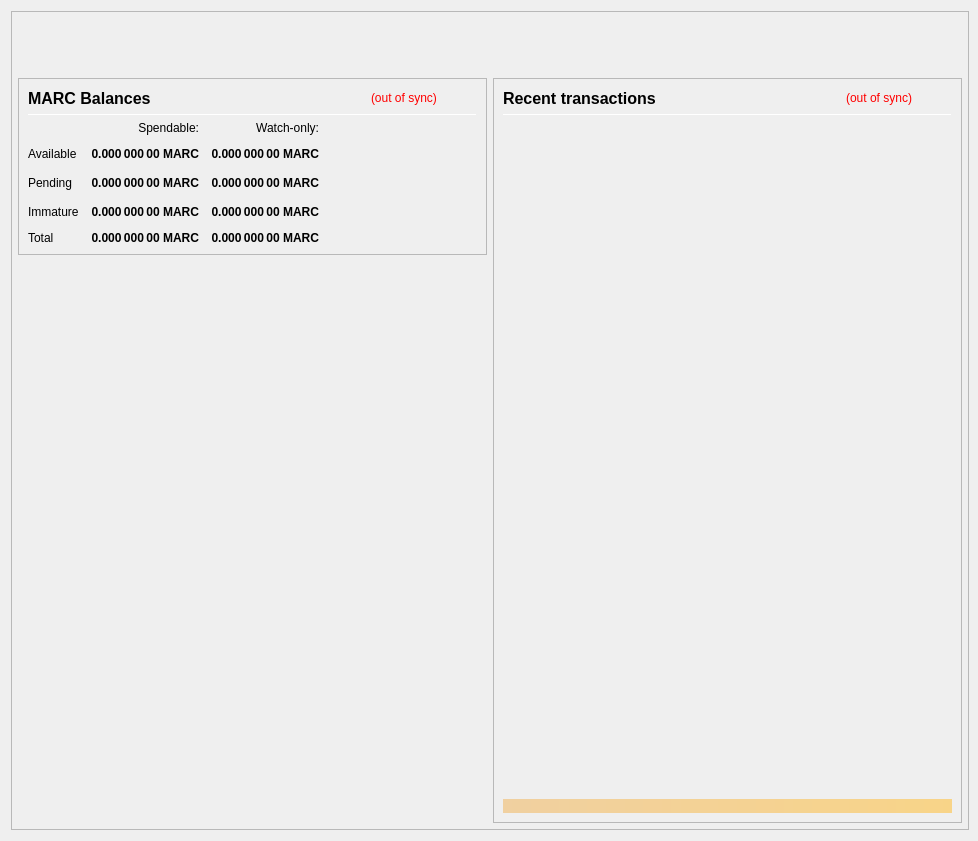
<?xml version="1.0" encoding="UTF-8"?>
<ui version="4.0">
 <class>OverviewPage</class>
 <widget class="QWidget" name="OverviewPage">
  <property name="geometry">
   <rect>
    <x>0</x>
    <y>0</y>
    <width>978</width>
    <height>841</height>
   </rect>
  </property>
  <property name="minimumSize">
   <size>
    <width>960</width>
    <height>682</height>
   </size>
  </property>
  <property name="font">
   <font>
    <weight>50</weight>
    <bold>false</bold>
   </font>
  </property>
  <property name="windowTitle">
   <string>Form</string>
  </property>
  <layout class="QVBoxLayout" name="topLayout" stretch="0">
   <property name="rightMargin">
    <number>9</number>
   </property>
   <item>
    <widget class="QFrame" name="frame_BG">
     <property name="minimumSize">
      <size>
       <width>850</width>
       <height>610</height>
      </size>
     </property>
     <property name="maximumSize">
      <size>
       <width>16777215</width>
       <height>16777215</height>
      </size>
     </property>
     <property name="frameShape">
      <enum>QFrame::StyledPanel</enum>
     </property>
     <property name="frameShadow">
      <enum>QFrame::Raised</enum>
     </property>
     <layout class="QVBoxLayout" name="verticalLayout_3" stretch="0">
      <property name="leftMargin">
       <number>0</number>
      </property>
      <property name="topMargin">
       <number>0</number>
      </property>
      <property name="rightMargin">
       <number>0</number>
      </property>
      <property name="bottomMargin">
       <number>6</number>
      </property>
      <item>
       <layout class="QVBoxLayout" name="verticalLayout_Master" stretch="0,1">
        <property name="leftMargin">
         <number>0</number>
        </property>
        <property name="topMargin">
         <number>0</number>
        </property>
        <property name="rightMargin">
         <number>0</number>
        </property>
        <property name="bottomMargin">
         <number>0</number>
        </property>
        <item>
         <widget class="QFrame" name="frame_Header">
          <layout class="QVBoxLayout" name="verticalLayout_Header" stretch="0">
           <property name="leftMargin">
            <number>0</number>
           </property>
           <property name="topMargin">
            <number>0</number>
           </property>
           <property name="rightMargin">
            <number>0</number>
           </property>
           <property name="bottomMargin">
            <number>0</number>
           </property>
           <item>
            <layout class="QHBoxLayout" name="horizontalLayout_Header" stretch="1,0">
             <property name="spacing">
              <number>6</number>
             </property>
             <item>
              <spacer name="horizontalSpacer_Header">
               <property name="orientation">
                <enum>Qt::Horizontal</enum>
               </property>
               <property name="sizeHint" stdset="0">
                <size>
                 <width>40</width>
                 <height>20</height>
                </size>
               </property>
              </spacer>
             </item>
             <item>
              <widget class="QLabel" name="labelOverviewHeaderRight">
               <property name="minimumSize">
                <size>
                 <width>464</width>
                 <height>60</height>
                </size>
               </property>
               <property name="maximumSize">
                <size>
                 <width>16777215</width>
                 <height>60</height>
                </size>
               </property>
               <property name="font">
                <font>
                 <pointsize>14</pointsize>
                </font>
               </property>
               <property name="text">
                <string/>
               </property>
               <property name="alignment">
                <set>Qt::AlignRight|Qt::AlignTrailing|Qt::AlignVCenter</set>
               </property>
              </widget>
             </item>
            </layout>
           </item>
          </layout>
         </widget>
        </item>
        <item>
         <widget class="QFrame" name="frame_Content">
          <layout class="QVBoxLayout" name="verticalLayout_Content">
           <property name="leftMargin">
            <number>6</number>
           </property>
           <property name="topMargin">
            <number>0</number>
           </property>
           <property name="rightMargin">
            <number>6</number>
           </property>
           <property name="bottomMargin">
            <number>0</number>
           </property>
           <item>
            <layout class="QHBoxLayout" name="horizontalLayout_Content" stretch="1,1">
             <property name="spacing">
              <number>6</number>
             </property>
             <item>
              <layout class="QVBoxLayout" name="verticalLayout_left" stretch="0,0">
               <item>
                <widget class="QFrame" name="frameBalances">
                 <property name="frameShape">
                  <enum>QFrame::StyledPanel</enum>
                 </property>
                 <property name="frameShadow">
                  <enum>QFrame::Raised</enum>
                 </property>
                 <layout class="QVBoxLayout" name="verticalLayout_4">
                  <item>
                   <layout class="QHBoxLayout" name="hlBalancesHeader" stretch="2,0,0">
                    <property name="spacing">
                     <number>6</number>
                    </property>
                    <item>
                     <widget class="QLabel" name="labelBalances">
                      <property name="minimumSize">
                       <size>
                        <width>0</width>
                        <height>0</height>
                       </size>
                      </property>
                      <property name="font">
                       <font>
                        <pointsize>12</pointsize>
                        <weight>75</weight>
                        <bold>true</bold>
                       </font>
                      </property>
                      <property name="text">
                       <string>MARC Balances</string>
                      </property>
                     </widget>
                    </item>
                    <item>
                     <widget class="QLabel" name="labelWalletStatus">
                      <property name="cursor">
                       <cursorShape>WhatsThisCursor</cursorShape>
                      </property>
                      <property name="toolTip">
                       <string>The displayed information may be out of date. Your wallet automatically synchronizes with the Marcoin network after a connection is established, but this process has not completed yet.</string>
                      </property>
                      <property name="styleSheet">
                       <string notr="true">QLabel { color: red; }</string>
                      </property>
                      <property name="text">
                       <string notr="true">(out of sync)</string>
                      </property>
                      <property name="alignment">
                       <set>Qt::AlignLeading|Qt::AlignLeft|Qt::AlignVCenter</set>
                      </property>
                     </widget>
                    </item>
                    <item>
                     <spacer name="hsBalancesHeader">
                      <property name="orientation">
                       <enum>Qt::Horizontal</enum>
                      </property>
                      <property name="sizeHint" stdset="0">
                       <size>
                        <width>40</width>
                        <height>20</height>
                       </size>
                      </property>
                     </spacer>
                    </item>
                   </layout>
                  </item>
                  <item>
                   <widget class="Line" name="lineBalances">
                    <property name="minimumSize">
                     <size>
                      <width>0</width>
                      <height>1</height>
                     </size>
                    </property>
                    <property name="maximumSize">
                     <size>
                      <width>16777215</width>
                      <height>1</height>
                     </size>
                    </property>
                    <property name="orientation">
                     <enum>Qt::Horizontal</enum>
                    </property>
                   </widget>
                  </item>
                  <item>
                   <layout class="QGridLayout" name="gridLayout">
                    <property name="spacing">
                     <number>12</number>
                    </property>
                    <item row="2" column="2">
                     <widget class="QLabel" name="labelWatchPending">
                      <property name="font">
                       <font>
                        <weight>75</weight>
                        <bold>true</bold>
                       </font>
                      </property>
                      <property name="cursor">
                       <cursorShape>ArrowCursor</cursorShape>
                      </property>
                      <property name="toolTip">
                       <string>Unconfirmed transactions to watch-only addresses</string>
                      </property>
                      <property name="text">
                       <string notr="true">0.000 000 00 MARC</string>
                      </property>
                      <property name="alignment">
                       <set>Qt::AlignRight|Qt::AlignTrailing|Qt::AlignVCenter</set>
                      </property>
                      <property name="textInteractionFlags">
                       <set>Qt::NoTextInteraction</set>
                      </property>
                     </widget>
                    </item>
                    <item row="2" column="1">
                     <widget class="QLabel" name="labelUnconfirmed">
                      <property name="font">
                       <font>
                        <weight>75</weight>
                        <bold>true</bold>
                       </font>
                      </property>
                      <property name="cursor">
                       <cursorShape>ArrowCursor</cursorShape>
                      </property>
                      <property name="toolTip">
                       <string>Total of transactions that have yet to be confirmed, and do not yet count toward the spendable balance</string>
                      </property>
                      <property name="text">
                       <string notr="true">0.000 000 00 MARC</string>
                      </property>
                      <property name="alignment">
                       <set>Qt::AlignRight|Qt::AlignTrailing|Qt::AlignVCenter</set>
                      </property>
                      <property name="textInteractionFlags">
                       <set>Qt::NoTextInteraction</set>
                      </property>
                     </widget>
                    </item>
                    <item row="3" column="2">
                     <widget class="QLabel" name="labelWatchImmature">
                      <property name="font">
                       <font>
                        <weight>75</weight>
                        <bold>true</bold>
                       </font>
                      </property>
                      <property name="cursor">
                       <cursorShape>ArrowCursor</cursorShape>
                      </property>
                      <property name="toolTip">
                       <string>Staked or masternode rewards in watch-only addresses that has not yet matured</string>
                      </property>
                      <property name="text">
                       <string notr="true">0.000 000 00 MARC</string>
                      </property>
                      <property name="alignment">
                       <set>Qt::AlignRight|Qt::AlignTrailing|Qt::AlignVCenter</set>
                      </property>
                      <property name="textInteractionFlags">
                       <set>Qt::NoTextInteraction</set>
                      </property>
                     </widget>
                    </item>
                    <item row="4" column="0">
                     <widget class="QLabel" name="labelTotalText">
                      <property name="text">
                       <string>Total</string>
                      </property>
                      <property name="textInteractionFlags">
                       <set>Qt::NoTextInteraction</set>
                      </property>
                     </widget>
                    </item>
                    <item row="3" column="1">
                     <widget class="QLabel" name="labelImmature">
                      <property name="font">
                       <font>
                        <weight>75</weight>
                        <bold>true</bold>
                       </font>
                      </property>
                      <property name="cursor">
                       <cursorShape>ArrowCursor</cursorShape>
                      </property>
                      <property name="toolTip">
                       <string>Staked or masternode rewards that has not yet matured</string>
                      </property>
                      <property name="text">
                       <string notr="true">0.000 000 00 MARC</string>
                      </property>
                      <property name="alignment">
                       <set>Qt::AlignRight|Qt::AlignTrailing|Qt::AlignVCenter</set>
                      </property>
                      <property name="textInteractionFlags">
                       <set>Qt::NoTextInteraction</set>
                      </property>
                     </widget>
                    </item>
                    <item row="2" column="3">
                     <spacer name="hsBalances">
                      <property name="orientation">
                       <enum>Qt::Horizontal</enum>
                      </property>
                      <property name="sizeHint" stdset="0">
                       <size>
                        <width>40</width>
                        <height>20</height>
                       </size>
                      </property>
                     </spacer>
                    </item>
                    <item row="3" column="0">
                     <widget class="QLabel" name="labelImmatureText">
                      <property name="text">
                       <string>Immature</string>
                      </property>
                      <property name="textInteractionFlags">
                       <set>Qt::NoTextInteraction</set>
                      </property>
                     </widget>
                    </item>
                    <item row="4" column="1">
                     <widget class="QLabel" name="labelTotal">
                      <property name="font">
                       <font>
                        <weight>75</weight>
                        <bold>true</bold>
                       </font>
                      </property>
                      <property name="cursor">
                       <cursorShape>ArrowCursor</cursorShape>
                      </property>
                      <property name="toolTip">
                       <string>Your current total balance</string>
                      </property>
                      <property name="text">
                       <string notr="true">0.000 000 00 MARC</string>
                      </property>
                      <property name="alignment">
                       <set>Qt::AlignRight|Qt::AlignTrailing|Qt::AlignVCenter</set>
                      </property>
                      <property name="textInteractionFlags">
                       <set>Qt::NoTextInteraction</set>
                      </property>
                     </widget>
                    </item>
                    <item row="4" column="2">
                     <widget class="QLabel" name="labelWatchTotal">
                      <property name="font">
                       <font>
                        <weight>75</weight>
                        <bold>true</bold>
                       </font>
                      </property>
                      <property name="cursor">
                       <cursorShape>ArrowCursor</cursorShape>
                      </property>
                      <property name="toolTip">
                       <string>Current total balance in watch-only addresses</string>
                      </property>
                      <property name="text">
                       <string notr="true">0.000 000 00 MARC</string>
                      </property>
                      <property name="alignment">
                       <set>Qt::AlignRight|Qt::AlignTrailing|Qt::AlignVCenter</set>
                      </property>
                      <property name="textInteractionFlags">
                       <set>Qt::NoTextInteraction</set>
                      </property>
                     </widget>
                    </item>
                    <item row="0" column="2">
                     <widget class="QLabel" name="labelWatchonly">
                      <property name="text">
                       <string>Watch-only:</string>
                      </property>
                      <property name="alignment">
                       <set>Qt::AlignRight|Qt::AlignTrailing|Qt::AlignVCenter</set>
                      </property>
                     </widget>
                    </item>
                    <item row="1" column="0">
                     <widget class="QLabel" name="labelBalanceText">
                      <property name="text">
                       <string>Available</string>
                      </property>
                      <property name="textInteractionFlags">
                       <set>Qt::NoTextInteraction</set>
                      </property>
                     </widget>
                    </item>
                    <item row="1" column="1">
                     <widget class="QLabel" name="labelBalance">
                      <property name="font">
                       <font>
                        <weight>75</weight>
                        <bold>true</bold>
                       </font>
                      </property>
                      <property name="cursor">
                       <cursorShape>ArrowCursor</cursorShape>
                      </property>
                      <property name="toolTip">
                       <string>Your current spendable balance</string>
                      </property>
                      <property name="text">
                       <string notr="true">0.000 000 00 MARC</string>
                      </property>
                      <property name="alignment">
                       <set>Qt::AlignRight|Qt::AlignTrailing|Qt::AlignVCenter</set>
                      </property>
                      <property name="textInteractionFlags">
                       <set>Qt::NoTextInteraction</set>
                      </property>
                     </widget>
                    </item>
                    <item row="1" column="2">
                     <widget class="QLabel" name="labelWatchAvailable">
                      <property name="font">
                       <font>
                        <weight>75</weight>
                        <bold>true</bold>
                       </font>
                      </property>
                      <property name="cursor">
                       <cursorShape>ArrowCursor</cursorShape>
                      </property>
                      <property name="toolTip">
                       <string>Your current balance in watch-only addresses</string>
                      </property>
                      <property name="text">
                       <string notr="true">0.000 000 00 MARC</string>
                      </property>
                      <property name="alignment">
                       <set>Qt::AlignRight|Qt::AlignTrailing|Qt::AlignVCenter</set>
                      </property>
                      <property name="textInteractionFlags">
                       <set>Qt::NoTextInteraction</set>
                      </property>
                     </widget>
                    </item>
                    <item row="2" column="0">
                     <widget class="QLabel" name="labelPendingText">
                      <property name="text">
                       <string>Pending</string>
                      </property>
                      <property name="textInteractionFlags">
                       <set>Qt::NoTextInteraction</set>
                      </property>
                     </widget>
                    </item>
                    <item row="0" column="1">
                     <widget class="QLabel" name="labelSpendable">
                      <property name="text">
                       <string>Spendable:</string>
                      </property>
                      <property name="alignment">
                       <set>Qt::AlignRight|Qt::AlignTrailing|Qt::AlignVCenter</set>
                      </property>
                     </widget>
                    </item>
                   </layout>
                  </item>
                 </layout>
                </widget>
               </item>
               <item>
                <spacer name="verticalSpacer">
                 <property name="orientation">
                  <enum>Qt::Vertical</enum>
                 </property>
                 <property name="sizeHint" stdset="0">
                  <size>
                   <width>20</width>
                   <height>40</height>
                  </size>
                 </property>
                </spacer>
               </item>
              </layout>
             </item>
             <item>
              <layout class="QVBoxLayout" name="verticalLayout_right" stretch="1">
               <item>
                <widget class="QFrame" name="frame_RecentTransactions">
                 <property name="minimumSize">
                  <size>
                   <width>0</width>
                   <height>0</height>
                  </size>
                 </property>
                 <property name="frameShape">
                  <enum>QFrame::StyledPanel</enum>
                 </property>
                 <property name="frameShadow">
                  <enum>QFrame::Raised</enum>
                 </property>
                 <layout class="QVBoxLayout" name="verticalLayout_1" stretch="0,0,0,0,0">
                  <item>
                   <layout class="QHBoxLayout" name="horizontalLayout_2" stretch="2,0,0">
                    <property name="spacing">
                     <number>3</number>
                    </property>
                    <item>
                     <widget class="QLabel" name="label_4">
                      <property name="minimumSize">
                       <size>
                        <width>0</width>
                        <height>20</height>
                       </size>
                      </property>
                      <property name="font">
                       <font>
                        <pointsize>12</pointsize>
                        <weight>75</weight>
                        <bold>true</bold>
                       </font>
                      </property>
                      <property name="text">
                       <string>Recent transactions</string>
                      </property>
                     </widget>
                    </item>
                    <item>
                     <widget class="QLabel" name="labelTransactionsStatus">
                      <property name="cursor">
                       <cursorShape>WhatsThisCursor</cursorShape>
                      </property>
                      <property name="toolTip">
                       <string>The displayed information may be out of date. Your wallet automatically synchronizes with the Marcoin network after a connection is established, but this process has not completed yet.</string>
                      </property>
                      <property name="styleSheet">
                       <string notr="true">QLabel { color: red; }</string>
                      </property>
                      <property name="text">
                       <string notr="true">(out of sync)</string>
                      </property>
                      <property name="alignment">
                       <set>Qt::AlignRight|Qt::AlignTrailing|Qt::AlignVCenter</set>
                      </property>
                     </widget>
                    </item>
                    <item>
                     <spacer name="horizontalSpacer">
                      <property name="orientation">
                       <enum>Qt::Horizontal</enum>
                      </property>
                      <property name="sizeHint" stdset="0">
                       <size>
                        <width>40</width>
                        <height>20</height>
                       </size>
                      </property>
                     </spacer>
                    </item>
                   </layout>
                  </item>
                  <item>
                   <widget class="Line" name="line">
                    <property name="minimumSize">
                     <size>
                      <width>0</width>
                      <height>1</height>
                     </size>
                    </property>
                    <property name="maximumSize">
                     <size>
                      <width>16777215</width>
                      <height>1</height>
                     </size>
                    </property>
                    <property name="orientation">
                     <enum>Qt::Horizontal</enum>
                    </property>
                   </widget>
                  </item>
                  <item>
                   <widget class="QListView" name="listTransactions">
                    <property name="minimumSize">
                     <size>
                      <width>0</width>
                      <height>0</height>
                     </size>
                    </property>
                    <property name="styleSheet">
                     <string notr="true">QListView { background: transparent; }</string>
                    </property>
                    <property name="frameShape">
                     <enum>QFrame::NoFrame</enum>
                    </property>
                    <property name="verticalScrollBarPolicy">
                     <enum>Qt::ScrollBarAlwaysOff</enum>
                    </property>
                    <property name="horizontalScrollBarPolicy">
                     <enum>Qt::ScrollBarAlwaysOff</enum>
                    </property>
                    <property name="selectionMode">
                     <enum>QAbstractItemView::NoSelection</enum>
                    </property>
                   </widget>
                  </item>
                  <item>
                   <spacer name="verticalSpacer_2">
                    <property name="orientation">
                     <enum>Qt::Vertical</enum>
                    </property>
                    <property name="sizeType">
                     <enum>QSizePolicy::Expanding</enum>
                    </property>
                    <property name="sizeHint" stdset="0">
                     <size>
                      <width>20</width>
                      <height>40</height>
                     </size>
                    </property>
                   </spacer>
                  </item>
                  <item>
                   <widget class="QLabel" name="labelAlerts">
                    <property name="maximumSize">
                     <size>
                      <width>16777215</width>
                      <height>16777215</height>
                     </size>
                    </property>
                    <property name="styleSheet">
                     <string notr="true">background-color: qlineargradient(x1: 0, y1: 0, x2: 1, y2: 0, stop:0 #F0D0A0, stop:1 #F8D488); color:#000000;</string>
                    </property>
                    <property name="text">
                     <string/>
                    </property>
                    <property name="wordWrap">
                     <bool>true</bool>
                    </property>
                    <property name="margin">
                     <number>3</number>
                    </property>
                   </widget>
                  </item>
                 </layout>
                </widget>
               </item>
              </layout>
             </item>
            </layout>
           </item>
          </layout>
         </widget>
        </item>
       </layout>
      </item>
     </layout>
    </widget>
   </item>
  </layout>
 </widget>
 <resources/>
 <connections/>
</ui>
